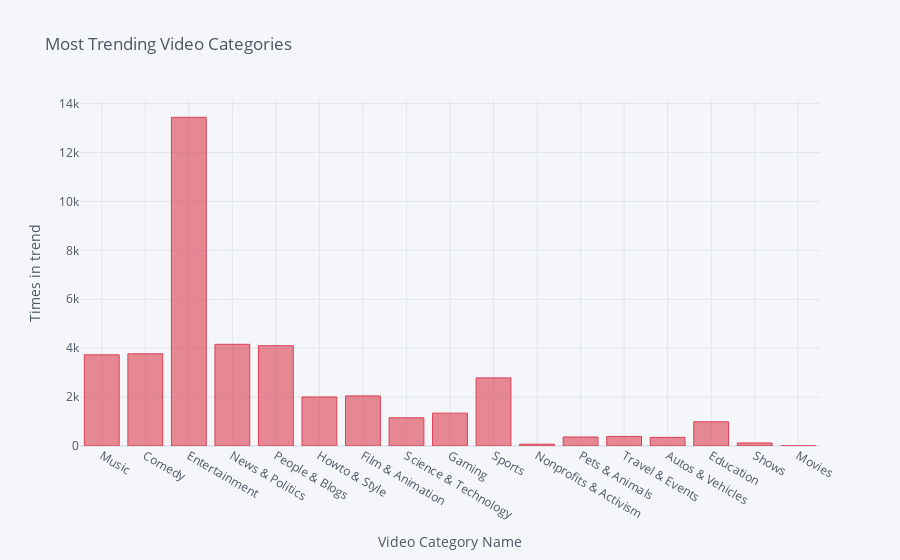

Notebook source saved alongside this figure:
### Code cell
configure_plotly_browser_state()

timesByCategory.iplot(kind = 'bar', 
                      x = 'category', 
                      y = 'values', 
                      xTitle = "Video Category Name", 
                      yTitle = "Times in trend", 
                      title = "Most Trending Video Categories", 
                      colors = "red")

### Figure 1 — Plotly figure (JSON) as saved in the notebook; plotly's stock layout.template omitted (floating-point values rounded to 4 significant figures)
{"data": [{"marker": {"color": "rgba(219, 64, 82, 0.6)", "line": {"color": "rgba(219, 64, 82, 1.0)", "width": 1}}, "name": "values", "orientation": "v", "text": "", "x": ["Music", "Comedy", "Entertainment", "News & Politics", "People & Blogs", "Howto & Style", "Film & Animation", "Science & Technology", "Gaming", "Sports", "Nonprofits & Activism", "Pets & Animals", "Travel & Events", "Autos & Vehicles", "Education", "Shows", "Movies"], "y": [3730, 3771, 13443, 4159, 4103, 2006, 2049, 1155, 1344, 2786, 74, 369, 392, 352, 991, 124, 6], "type": "bar"}], "layout": {"legend": {"bgcolor": "#F5F6F9", "font": {"color": "#4D5663"}}, "paper_bgcolor": "#F5F6F9", "plot_bgcolor": "#F5F6F9", "title": {"font": {"color": "#4D5663"}, "text": "Most Trending Video Categories"}, "xaxis": {"gridcolor": "#E1E5ED", "showgrid": true, "tickfont": {"color": "#4D5663"}, "title": {"font": {"color": "#4D5663"}, "text": "Video Category Name"}, "zerolinecolor": "#E1E5ED"}, "yaxis": {"gridcolor": "#E1E5ED", "showgrid": true, "tickfont": {"color": "#4D5663"}, "title": {"font": {"color": "#4D5663"}, "text": "Times in trend"}, "zerolinecolor": "#E1E5ED"}}}
